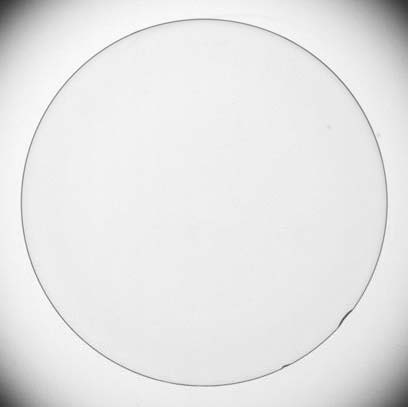
#> input picture Design Set 2/edge_detection_original.jpg, 408 x 407 px
$ python stoch_edge_detection_correlation.py
#> lines starting #> are read from the running program, lines starting #| are printed output that depends on the picture
import numpy as np
from PIL import Image

trunc_bits = 0
trunc = int(2**trunc_bits)

n = 8 - trunc_bits
pow2n = int(2**n)


def load_image(infilename):
#> called with infilename = 'edge_detection_original.jpg'
    img = Image.open(infilename)
#> img is the input picture: PIL image 408x407 RGB; min 49, max 255, mean 230
    img.load()
    # note signed integer
    return np.asarray(img, dtype="int32")


def save_image(data, outfilename):
#> called with outfilename = 'ED_S2_correlation_0_bits_truncated.jpg'
    img = Image.fromarray(np.asarray(np.clip(data, 0, 255), dtype="uint8"), "L")
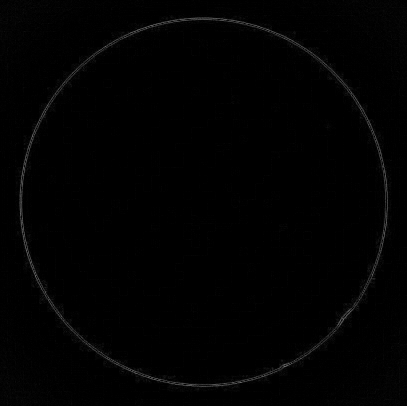
#> img: PIL image 407x406 L; min 0, max 108, mean 1.7
    img.save(outfilename)


if __name__ == '__main__':

    infilename = 'edge_detection_original.jpg'
    outfilename = 'ED_S2_correlation_' + str(trunc_bits) + '_bits_truncated.jpg'
    image = load_image(infilename)
    image = image[..., 0]
    image = image // trunc

    # Is = np.random.randint(0, 256 // trunc, (image.shape[0] - 1, image.shape[1] - 1, pow2n), dtype='uint8')
    Is = np.random.randint(0, 256 // trunc, (image.shape[0] - 1, image.shape[1] - 1, 256), dtype='uint8')
    # Is = (Is < image[..., np.newaxis])
    # Is = Is.astype(np.uint8)
    Is_1 = (Is < image[:-1, :-1, np.newaxis])
    Is_2 = (Is < image[1:, :-1, np.newaxis])
    Is_3 = (Is < image[:-1, 1:, np.newaxis])
    Is_4 = (Is < image[1:, 1:, np.newaxis])

    t_1 = np.logical_xor(Is_1, Is_4)
    t_2 = np.logical_xor(Is_2, Is_3)

    # Generate SNs for select lines
    Ss = np.random.randint(0, 2, t_1.shape, dtype='uint8')

    Os = t_1 * Ss + t_2 * (1 - Ss)

    # save_image(np.sum(Os, axis=-1) * trunc, outfilename)
    save_image(np.sum(Os, axis=-1), outfilename)
